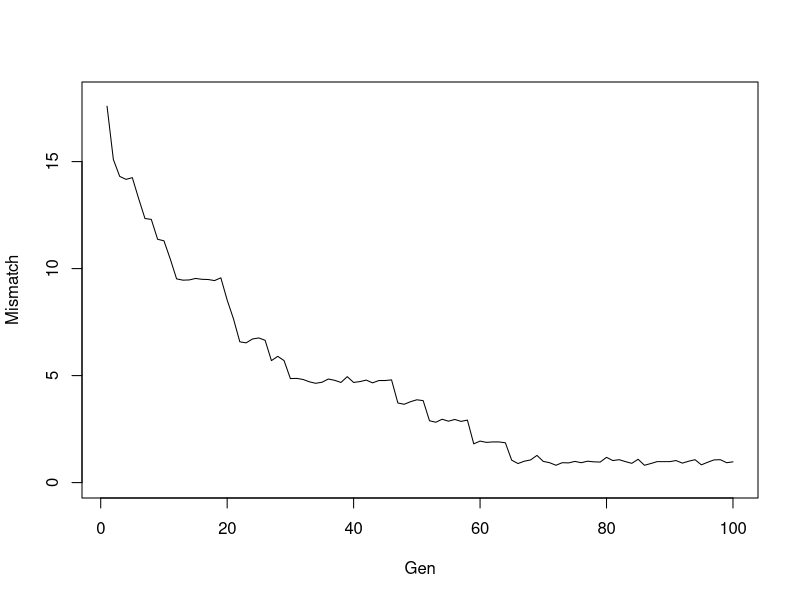
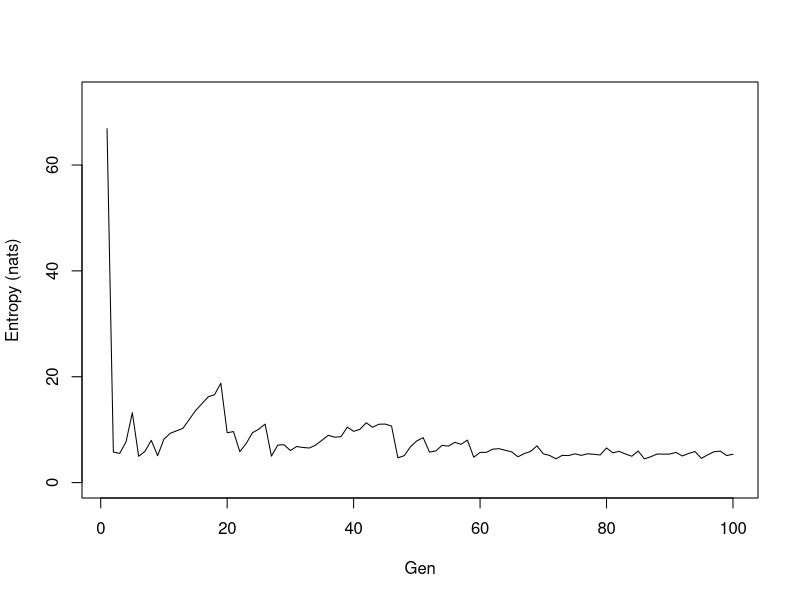
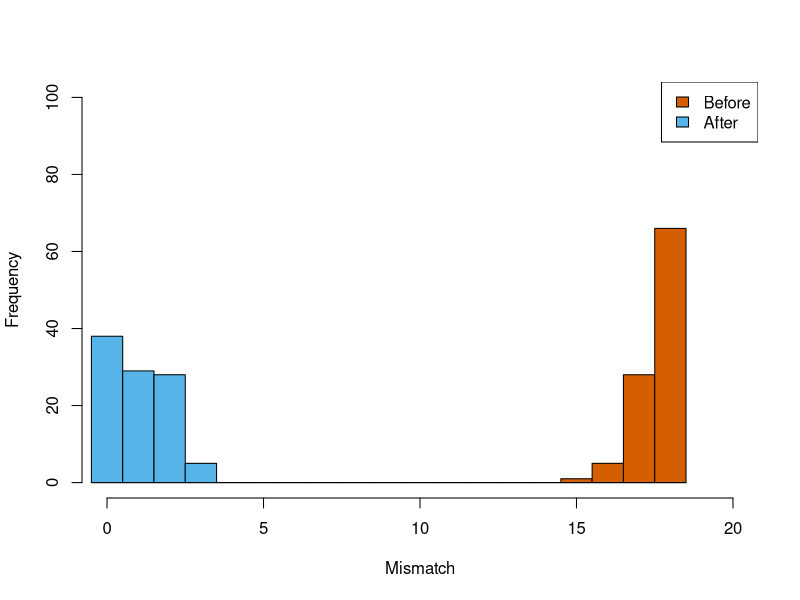

Write R code to recreate these figures, in order.

#Initialization
set.seed(20101019)
maxpopsize = 100 #Population size
ngen = 100 #Steady state is reached at 60 generations
target <- "Selamat Hari Raya!"
top <- 6 #Prints top x most fit phenotypes. Obsolete
#target0 <-"Selamat Hari Jadi!" #Small environmental change
#target1 <-"Happy Birthday Ali" #Large environmental change
#target <- "Hello World!"

indivlength <- nchar(target) #Length of string phenotype
glist <- c("a","b","c","d","e","f","g","h","i","j","k","l","m","n","o","p","q","r","s","t","u","v","w","x","y","z",
           "A","B","C","D","E","F","G","H","I","J","K","L","M","N","O","P","Q","R","S","T","U","V","W","X","Y","Z",
           ".",",","?","!",
           " ") #All possible alleles

selstrength <- 10.0 #Selection strength
mut_rate0 <- 1.0/indivlength #Probability of a given element being mutated

# Sanity checks?

Nforms <- length(glist) #Number of all possible alleles
max_entropy <- indivlength*log(Nforms)


# This is only for visualization
get_trait_counts <- function(pop,index){ #Counts number of alleles
  gcounts <- c() #Emptylist
  for(g in glist){
    gcount <- 0
    for(indiv in pop){
      if(g==substr(indiv,index,index)){
        gcount = gcount + 1
      }
    }
    gcounts <- append(gcounts,gcount)
  }
  return(gcounts)
}

get_mode_phenotype <- function(pop){
  mode_phenotype <- ""
  for(trait in 1:indivlength){
    gcounts <- get_trait_counts(pop,trait)
    modetraitindex <- which.max(gcounts)
    mode_phenotype <- paste(mode_phenotype,glist[modetraitindex],sep="")
  }
  return(mode_phenotype)
}

xlogx <- function(x){ #Use for computing entropy
  if (x == 0.0){
    return(0.0)
  } else {
    return(x*log(x))
  }
}

get_entropy <- function(pop){ #Sum of entropy in each element
  popsize <- length(pop)
  H <- 0.0
  for(trait in 1:indivlength){
    gcounts <- get_trait_counts(pop,trait)
    plist <- gcounts/popsize #Normalize into probabilities
    for(p in plist){
      H <- H + xlogx(p)
    }
  }
  return(-H)
}

bin_mismatch <- function(pop,env){ #Bins mismatch of population
  mm <- mapply(get_mismatch,pop,env)
  fout <- c()
  for (v in seq(0,nchar(env))){
    fout <- append(fout,length(which(mm==v)))
  }
  return(fout)
}

# Mutation, this is used for a cheat initialization
mutate <- function(indiv,mut_rate){
  indiv_copy <- indiv
  for(g in 1:indivlength){
    r <- runif(1,0,1)
    if (r<mut_rate){
      g1 <- sample(glist) #Mutated value
      substr(indiv_copy,g,g) <- g1
    }
  }
  return(indiv_copy)
}

### Randomly initialize population
init_pop <- function(popsize){ #Start from semi-fitted population
  pop <- c()
  for (i in seq(1,popsize,1)){ 
    indiv <- mutate(target0, 0.5) 
    pop <- append(pop,indiv)
  }
  print(sprintf("Initial population size: %d",length(pop)))
  
  return(pop)
}

init_pop0 <- function(popsize){ #Randomly initialized population
  pop <- c()
  for (i in seq(1,popsize,1)){ 
    indiv <- ""
    for (j in 1:indivlength){
      g <- sample(glist,1)
      indiv <- paste(indiv,g,sep="")
    }
    pop <- append(pop,indiv)
  }  
  print(sprintf("Initial population size: %d",length(pop)))
    
  return(pop)
}

init_pop1 <- function(popsize){ #Extreme: No adaptive variants at start.
  pop <- c()
  for (i in seq(1,popsize,1)){ 
    indiv <- mutate(target, 1.0) 
    pop <- append(pop,indiv)
  }
  print(sprintf("Initial population size: %d",length(pop)))
  
  return(pop)
}


### Mismatch

get_mismatch <- function(str1,str2){
  s <- 0
  for(i in 1:nchar(str1)){
    v1 <- substr(str1,i,i)
    v2 <- substr(str2,i,i)
    if(v1!=v2){
      s <- s+1
    }
  }
  return(s)
}

get_fitness <- function(s){ #Fitness given mismatch
    return(exp(-selstrength*s))
}

### Selection

select <- function(pop, fits){
  tries <- 0
  parents <- c()
  while(length(parents)<maxpopsize){
    r <- runif(1,0,1)
    indiv <- sample(c(1:maxpopsize),1) #Choose index
    rfit <- fits[indiv]
    if(r<rfit){
      parents <- append(parents,pop[indiv])
    }
    tries <- tries + 1
    if(tries>1000*maxpopsize){ #Too many tries
      break #Terminate loop
    }
  }
  return(parents)
}

### Recombination

mate <- function(mom,dad){ #Recombination between 2 individuals
  kid1 <- mom
  kid2 <- dad
  for(g in 1:indivlength){
    r <- runif(1,0,1)
    if(r<0.5){
      substr(kid1,g,g) <- substr(dad,g,g) #Feed dad's gene instead
      substr(kid2,g,g) <- substr(mom,g,g) #Feed mom's gene instead
    }
  }
  return(c(kid1,kid2))
}

### Reproduction

reproduce <- function(parents){ #Reproduce next generation of offsprings
  popsize <- length(parents)
  if(popsize%%2 == 1){
    parents <- append(parents,parents[popsize])
    popsize <- popsize + 1
  }
  kids <- c()
  for(id in seq(1,popsize,2)){
    kidpair <- mate(parents[id],parents[id+1]) #Recombination
    for (kid in kidpair){
      kids <- append(kids,mutate(kid,mut_rate0)) #Mutation
    }
  }
  return(kids)
}

### Evolution

evolve <- function(pop,maxgen){ #
  traj_mismatch <- c() #For plotting trajectory of mismatch
  traj_entropy <- c()
  for(gen in 1:maxgen){
    #Get statistics before selection
    popmismatch <- mapply(get_mismatch,pop,target) #Get mismatch has two inputs so mapply
    fitvec <- unlist(lapply(popmismatch,get_fitness))
    meanmismatch <- mean(popmismatch)
    entropy <- get_entropy(pop)

    print(sprintf("Gen: %d, Avg. Traits: %s, Target: %s", gen, get_mode_phenotype(pop), target))
    print(sprintf("Stats: Min Mismatch: %d; Mean Mismatch: %.2f, Entropy: %.2f", min(popmismatch), meanmismatch, entropy))
    traj_mismatch <- append(traj_mismatch,meanmismatch)
    traj_entropy <- append(traj_entropy,entropy)

    #Selection
    maxfit <- max(fitvec)
    rfitvec <- fitvec/maxfit #Use rescaled fitness
    parents <- select(pop,rfitvec) #Selected individuals become parents
    
    #Reproduction
    pop <- reproduce(parents) #Kids become population in next generation
  }
  plot(traj_mismatch,type="l",xlab="Gen",ylab="Mismatch",ylim=c(0,indivlength))
  plot(traj_entropy,type="l",xlab="Gen",ylab="Entropy (nats)",ylim=c(0,max_entropy))
  return(pop)
}

pop0 <- init_pop0(maxpopsize) #Initialize
pop1 <- evolve(pop0,ngen) #Evolve for some generations

#Visualize distribution of mismatch before and after evolution

mm0 <- mapply(get_mismatch,pop0,target)
mm1 <- mapply(get_mismatch,pop1,target)
hist(mm0,freq=TRUE,breaks=seq(-0.5,18.5,1),xlab="Mismatch",
     xlim=c(0,20),ylim=c(0,100),col="#D55E00",main="")
hist(mm1,freq=TRUE,breaks=seq(-0.5,18.5,1),xlab="Mismatch",
     xlim=c(0,20),ylim=c(0,100),col="#56B4E9",main="",add=TRUE)
legend("topright",legend=c("Before","After"),fill=c("#D55E00","#56B4E9"))
